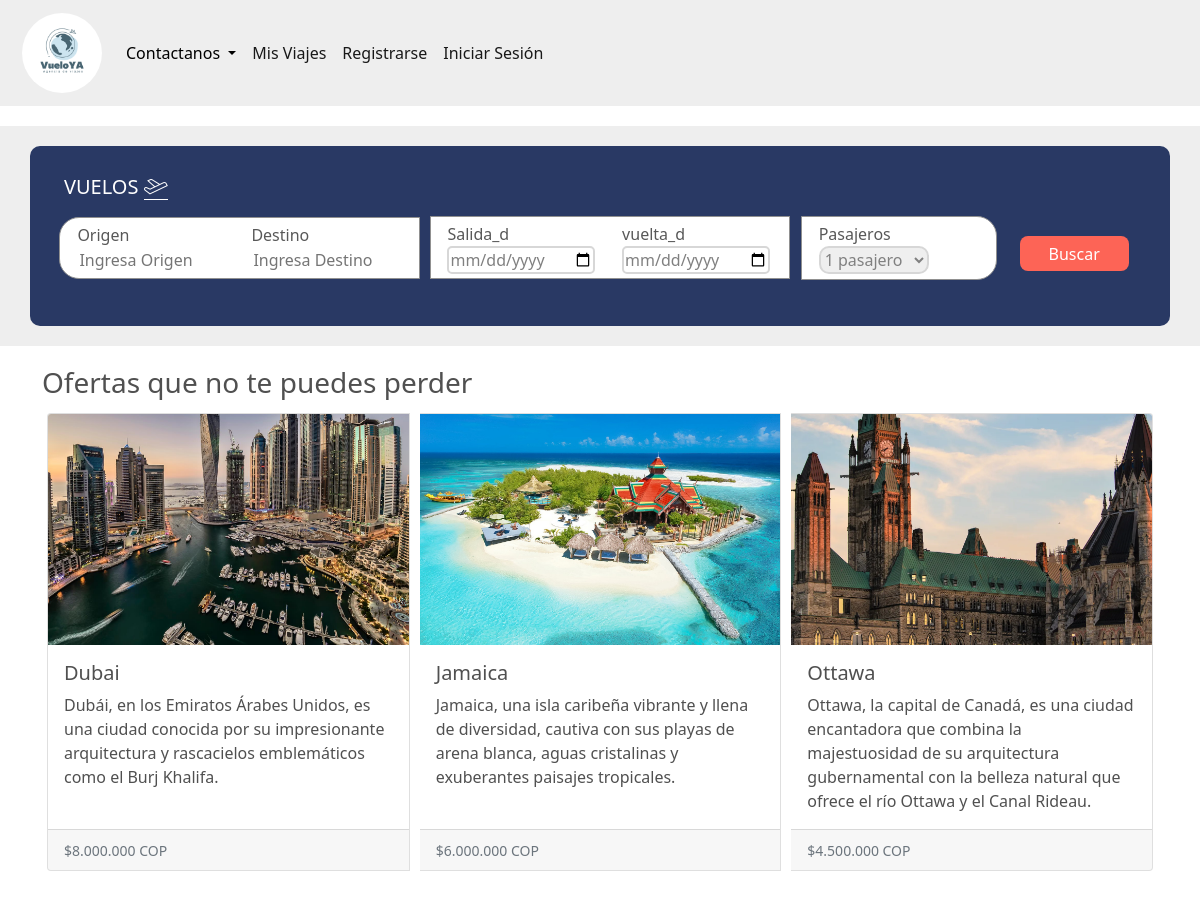
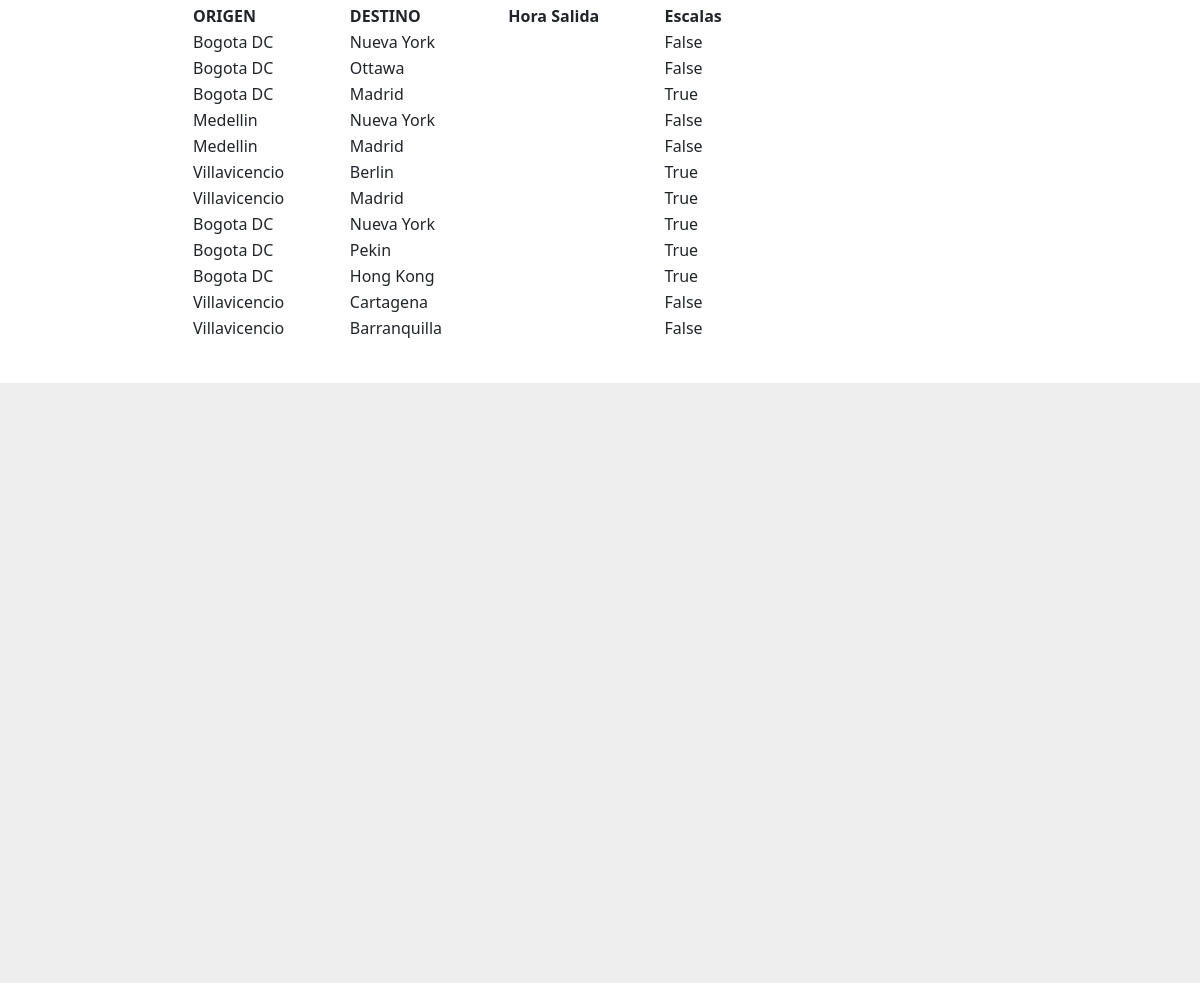
The app's page /home_dev2 with its own data (2 pictures, top to bottom).
### lib/models.py (models this page shows, shortened)
class Vuelo(models.Model):
    origen= models.CharField(max_length=100, verbose_name='Origen')
    destino= models.CharField(max_length=100, verbose_name='Destino')
    fechasalida= models.DateTimeField(verbose_name='Salida_d', blank=True)
    fechavuelta= models.DateTimeField(verbose_name='vuelta_d', blank=True)
    id_aerolinea= models.ForeignKey(aerolinea, on_delete=models.CASCADE)
    Escalado= models.BooleanField(verbose_name='Escalas')
    escalas= models.IntegerField(verbose_name='# escalas', blank=True, default= 0)
    precio= models.CharField(max_length=100, verbose_name='Precio', default= 'ND')
    Ida_vuelta= models.BooleanField(default=False, verbose_name='ida_vuelta')

### lib/views.py (the view)
# urls.py: path('home_dev2', views.home_dev2, name='home_dev2'),
def home_dev2(request):
    if request.method == "POST":
        form_busqueda = BusquedaForm(request.POST)
        if form_busqueda.is_valid():
            request.session['origen'] = request.POST['origen']
            request.session['destino'] = request.POST['destino']
            print("session updated")
            return redirect('resultados')
        else:
            print("campos no validos")
    else:
        form_busqueda = BusquedaForm()
    lista_vuelos = Vuelo.objects.all()
    return render(request, 'paginas/home_dev2.html', {'lista_vuelos': lista_vuelos, 'form_busqueda': form_busqueda})

### lib/forms.py
class BusquedaForm(forms.Form):
    origen= forms.CharField(max_length=100, label='Origen', required=False)
    destino= forms.CharField(max_length=100, label='Destino', required=False)
    fechasalida= forms.DateTimeField(label='Salida_d', required=False)
    fechavuelta= forms.DateTimeField(label='vuelta_d', required=False)
    solo_ida= forms.BooleanField(label='solo_ida', required=False)
    ida_vuelta= forms.BooleanField(label='ida_vuelta', required=False)
    clase_economica= forms.BooleanField(label='clase_economica', required=False)
    clase_ejecutiva= forms.BooleanField(label='clase_ejecutiva', required=False)
    numero_pasajeros= forms.IntegerField(label='Pasajeros', required=False)

### lib/templates/paginas/home_dev2.html (shortened to what this page needs)
{% extends "index.html" %}
{% block contenido %}
{% load static %}
<div class="conatiner">
  <div class="container-fluid mauro-uno">
    <div class="container mauro-dos">
      <div class="container navbar-uno">
        <nav class="navbar">
          <h5 class="navbar-title">VUELOS <img src="{% static 'favicon.ico/IconoAvion.png' %}" alt="Icono de vuelo"></h5>
        </nav>
          <form class="formulario-uno" action="#" method="post">
            <div class="busqueda-uno row">
              <div class="col">
                <label for="origen">{{form_busqueda.origen.label}}</label>
                <input class="origen-uno" type="text" class="form-control" id="origen" name="origen" placeholder="Ingresa Origen" required>
              </div>
              <div class="col">
                <label for="destino">{{form_busqueda.destino.label}}</label>
                <input class="destino-uno" type="text" class="form-control" id="destino" name="destino" placeholder="Ingresa Destino">
              </div>
            </div>
            <div class="busqueda-dos row">
              <div class="col">
                <label for="fecha-ida">{{form_busqueda.fechasalida.label}}</label>
                <input class="fecha-ida" type="date" id="fecha-ida" name="fecha-ida" required>
              </div>
              <div class="col">
                <label for="fecha-regreso">{{form_busqueda.fechavuelta.label}}</label>
                <input class="fecha-regreso" type="date" id="fecha-regreso" name="fecha-regreso" required>
              </div>
            </div>
            <div class="busqueda-tres row">
              <div class="col">
                <label for="pasajeros">{{form_busqueda.numero_pasajeros.label}}</label>
                <select class="num-pasajeros" id="pasajeros" name="pasajeros" required>
                  <option value="1">1 pasajero</option>
                </select>
              </div>
            </div>
                <button class="boton-uno" type="submit">Buscar</button>
          </form>
      </div>
    </div>
  </div>
<div class="container">
  <h3 class="ofertas" style="color: #505050;">Ofertas que no te puedes perder</h3>
    <div class="card-group">
      <div class="card card-with-margin" style="margin: 5px;">
        <img class="card-img-top" src="{% static 'img/Dubai.png' %}" alt="">
        <div class="card-body">
          <h5 class="card-title" style="color: #505050;">Dubai</h5>
          <p class="card-text" style="color: #505050;">Dubái, en los Emiratos Árabes Unidos, es una ciudad conocida por su impresionante arquitectura y rascacielos emblemáticos como el Burj Khalifa.</p>
        </div>
        <div class="card-footer">
          <small class="text-muted">$8.000.000 COP</small>
        </div>
      </div>
      <div class="card card-with-margin" style="margin: 5px;">
        <img class="card-img-top" src="{% static 'img/Jamaica.png' %}" alt="...">
        <div class="card-body">
          <h5 class="card-title" style="color: #505050;">Jamaica</h5>
          <p class="card-text" style="color: #505050;">Jamaica, una isla caribeña vibrante y llena de diversidad, cautiva con sus playas de arena blanca, aguas cristalinas y exuberantes paisajes tropicales.</p>
        </div>
        <div class="card-footer">
          <small class="text-muted">$6.000.000 COP</small>
        </div>
      </div>
      <div class="card card-with-margin" style="margin: 5px;">
        <img class="card-img-top"  src="{% static 'img/Ottawa.png' %}" alt="...">
        <div class="card-body">
          <h5 class="card-title" style="color: #505050;">Ottawa</h5>
          <p class="card-text" style="color: #505050;">Ottawa, la capital de Canadá, es una ciudad encantadora que combina la majestuosidad de su arquitectura gubernamental con la belleza natural que ofrece el río Ottawa y el Canal Rideau. </p>
        </div>
        <div class="card-footer">
          <small class="text-muted">$4.500.000 COP</small>
        </div>
      </div>
    </div>
</div>
<div class="container-fluid" style="height: 45vh; width: 70%; justify-content: center; align-items: center; margin-top: 30px;">
  <table style="width: 70%;">
    <tr>
      <th>ORIGEN</th>
      <th>DESTINO</th>
      <th>Hora Salida</th>
      <th>Escalas</th>
    </tr>
    {% for vuelo in lista_vuelos %}
    <tr>
      <td>{{vuelo.origen}}</td>
      <td>{{vuelo.destino}}</td>
      <td>{{vuelo.horasalida}}</td>
      <td>{{vuelo.Escalado}}</td>
    </tr>
  {% endfor %}
   </table>
</div>
<div class="container-fluid mauro-tres">
</div>
{% endblock %}

### records on screen
Vuelo: origen "Bogota DC", destino "Nueva York", Escalado "False"
Vuelo: origen "Bogota DC", destino "Ottawa", Escalado "False"
Vuelo: origen "Bogota DC", destino "Madrid", Escalado "True"
Vuelo: origen "Medellin", destino "Nueva York", Escalado "False"
Vuelo: origen "Medellin", destino "Madrid", Escalado "False"
Vuelo: origen "Villavicencio", destino "Berlin", Escalado "True"
Vuelo: origen "Villavicencio", destino "Madrid", Escalado "True"
Vuelo: origen "Bogota DC", destino "Nueva York", Escalado "True"
Vuelo: origen "Bogota DC", destino "Pekin", Escalado "True"
Vuelo: origen "Bogota DC", destino "Hong Kong", Escalado "True"
Vuelo: origen "Villavicencio", destino "Cartagena", Escalado "False"
Vuelo: origen "Villavicencio", destino "Barranquilla", Escalado "False"
